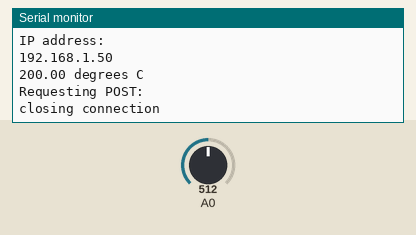
This sketch was run on a simulated ESP8266 (NodeMCU). Parts: the last lines printed to the serial monitor. The test bench sets the inputs (shaded band); at power-on: A0 = 512. WiFi joins after 1.5 s; servers stay silent unless stated; uploads are accepted with an empty reply.

Above: at 2.8 s.
2.9 s: A0 set to 716
At 4.0 s:
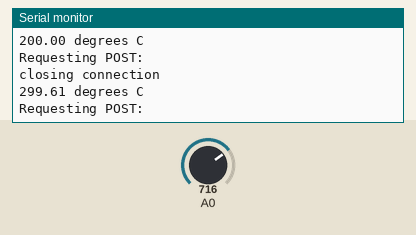
5.3 s: A0 set to 900
At 6.9 s:
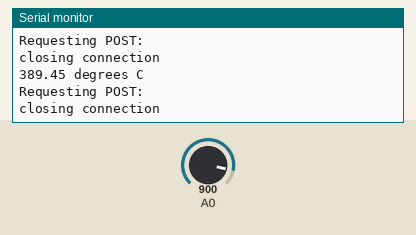
Timing chart, 0 to 8.4 s (numbered marks = the images above; inputs shaded):
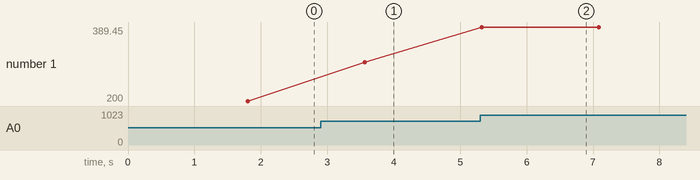

The sketch:

Sketch_WiFi_Temp.ino.ino
```cpp
#include <ESP8266WiFi.h>
const char *ssid = "ssid";
const char *password = "password";

const char *host = "localhost";

int sensorPin = 0; //аналоговый ввод для выхода датчика TMP36
//разрешение 10 мВ / градус цельсия со смещением на 500 мВ
//для отрицательной температуры

void setup()
{

  Serial.begin(115200);
  delay(100);

  // We start by connecting to a WiFi network
  Serial.println();
  Serial.println();
  Serial.print("Connecting to ");
  Serial.println(ssid);

  WiFi.begin(ssid, password);

  while (WiFi.status() != WL_CONNECTED)
  {
    delay(500);
    Serial.print(".");
  }

  Serial.println("");
  Serial.println("WiFi connected");
  Serial.println("IP address: ");
  Serial.println(WiFi.localIP());
  //Serial.begin(9600);
}

void loop()
{

  WiFiClient client;
  const int httpPort = 80;
  if (!client.connect(host, httpPort))
  {
    Serial.println("connection failed");
    return;
  }

  //считываем напряжение датчика
  int reading = analogRead(sensorPin);
  // преобразуем показания в напряжение
  float voltage = reading * 5.0;
  voltage /= 1024.0;

  // теперь выводим температуру
  float temperatureC = (voltage - 0.5) * 100; //исходя из 10 мВ на градус со смещением 500 мВ
  Serial.print(temperatureC);
  Serial.println(" degrees C");

  String data = "pst=temperature>" + String(temperatureC) + "||data>text";

  Serial.print("Requesting POST: ");
  // Send request to the server:
  client.println("POST / HTTP/1.1");
  client.println("Host: localserver");
  client.println("Accept: */*");
  client.println("Content-Type: application/x-www-form-urlencoded");
  client.print("Content-Length: ");
  client.println(data.length());
  client.println();
  client.print(data);

  delay(500); // Can be changed
  if (client.connected())
  {
    client.stop(); // DISCONNECT FROM THE SERVER
  }
  Serial.println();
  Serial.println("closing connection");

  delay(1000); //ждем секунду
}
```

Measured:
- after the input at 2.9 s, the serial monitor: prints a new line after 0.66 s (image 1)
- after the input at 5.3 s, the serial monitor: prints a new line at once (image 2)
- plotted number 1: 200 → 299.61 after the input at 2.9 s, 299.61 → 389.45 after the input at 5.3 s
